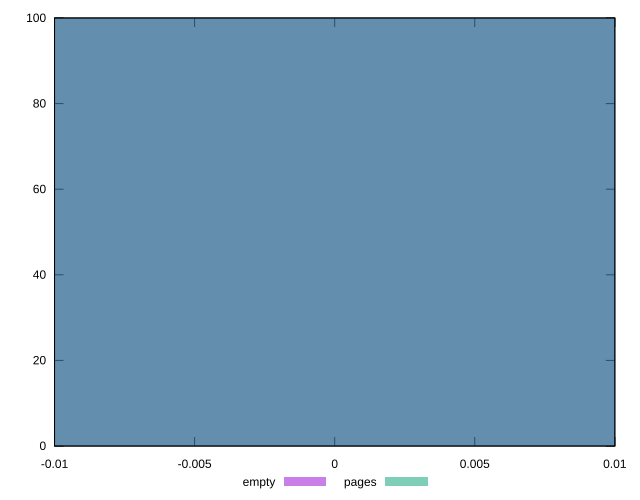

Recreate this plot in gnuplot.
reset

$empty <<EOF
0 100
EOF

$pages <<EOF
0 100
EOF

set key outside below
set boxwidth 0.1
set xrange [-0.01:0.01]
set yrange [0:100]
set trange [0:100]
set style fill transparent solid 0.5 noborder
set terminal svg size 640, 500 enhanced background rgb 'white'
set output "reprap/offscreen-images/comparison/histogram/0_vs_1.svg"

plot $empty title "empty" with boxes, \
     $pages title "pages" with boxes

reset
